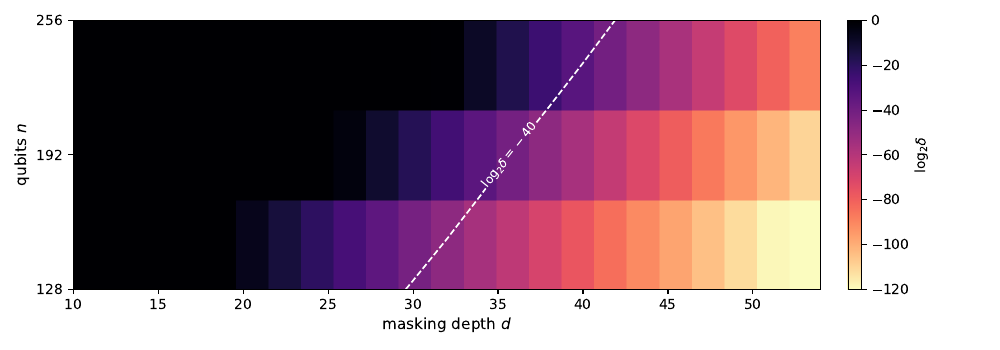

The script that saved this image:
import numpy as np
import matplotlib.pyplot as plt
from matplotlib.ticker import MaxNLocator

# ─── grid ─────────────────────────────────────────────
n_vals = np.array([128, 192, 256])
d_vals = np.arange(10, 55, 2)
c      = 6

Z = np.empty((len(n_vals), len(d_vals)))   # log₂ δ(n,d)
for i, n in enumerate(n_vals):
    m      = n**c
    w      = int(n * np.log2(n))
    beta_p = n**-0.5 + 2*w/m
    for j, d in enumerate(d_vals):
        delta   = 0.5 * 2**((n+1)/2) * beta_p**d
        Z[i, j] = np.log2(delta)

# ─── plot ─────────────────────────────────────────────
fig, ax = plt.subplots(figsize=(10, 3.5))          # wider & taller

vmin, vmax = -120, 0                               # log₂δ scale
im = ax.imshow(
    Z.clip(vmin, vmax),
    origin="lower",
    aspect="auto",
    cmap="magma_r",                                # light = small δ
    extent=[d_vals[0], d_vals[-1], n_vals[0], n_vals[-1]],
    vmin=vmin, vmax=vmax,
)

# add dashed contour at δ = 2⁻⁴⁰
CS = ax.contour(
    d_vals, n_vals, Z,
    levels=[-40],
    colors="white",
    linestyles="--",
    linewidths=1.2,
)
ax.clabel(CS, fmt=r"$\log_2\delta=-40$", fontsize=9, inline=True)

# colour-bar every 20 dB
cbar = fig.colorbar(im, ax=ax, pad=0.03, label=r"$\log_2\delta$")
cbar.set_ticks(np.arange(0, -121, -20))
cbar.ax.yaxis.set_major_locator(MaxNLocator(nbins=7))

# labels & ticks
ax.set_xlabel(r"masking depth $d$", fontsize=11)
ax.set_ylabel(r"qubits $n$",        fontsize=11)
ax.set_yticks(n_vals)

plt.tight_layout()
plt.savefig("delta_heatmap.pdf")   # vector PDF for LaTeX
plt.show()
